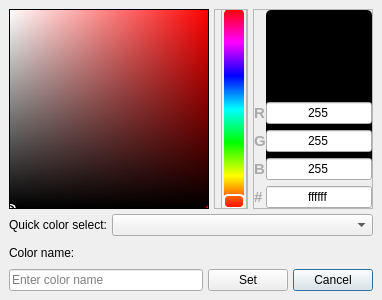
<?xml version="1.0" encoding="UTF-8"?>
<ui version="4.0">
 <class>ColorPicker</class>
 <widget class="QDialog" name="ColorPicker">
  <property name="windowModality">
   <enum>Qt::WindowModality::WindowModal</enum>
  </property>
  <property name="geometry">
   <rect>
    <x>0</x>
    <y>0</y>
    <width>382</width>
    <height>300</height>
   </rect>
  </property>
  <property name="sizePolicy">
   <sizepolicy hsizetype="Preferred" vsizetype="Preferred">
    <horstretch>0</horstretch>
    <verstretch>0</verstretch>
   </sizepolicy>
  </property>
  <property name="minimumSize">
   <size>
    <width>0</width>
    <height>0</height>
   </size>
  </property>
  <property name="maximumSize">
   <size>
    <width>382</width>
    <height>300</height>
   </size>
  </property>
  <property name="windowTitle">
   <string>Color Picker</string>
  </property>
  <property name="windowOpacity">
   <double>1.000000000000000</double>
  </property>
  <property name="styleSheet">
   <string notr="true"/>
  </property>
  <layout class="QHBoxLayout" name="horizontalLayout_2">
   <property name="spacing">
    <number>0</number>
   </property>
   <property name="leftMargin">
    <number>0</number>
   </property>
   <property name="topMargin">
    <number>0</number>
   </property>
   <property name="rightMargin">
    <number>0</number>
   </property>
   <property name="bottomMargin">
    <number>0</number>
   </property>
   <item>
    <widget class="QWidget" name="widget" native="true">
     <property name="styleSheet">
      <string notr="true"/>
     </property>
     <layout class="QVBoxLayout" name="verticalLayout_3">
      <property name="spacing">
       <number>9</number>
      </property>
      <property name="leftMargin">
       <number>9</number>
      </property>
      <property name="topMargin">
       <number>9</number>
      </property>
      <property name="rightMargin">
       <number>9</number>
      </property>
      <property name="bottomMargin">
       <number>9</number>
      </property>
      <item>
       <layout class="QVBoxLayout" name="verticalLayout">
        <item>
         <layout class="QHBoxLayout" name="horizontalLayout">
          <item>
           <widget class="QFrame" name="color_view">
            <property name="minimumSize">
             <size>
              <width>200</width>
              <height>200</height>
             </size>
            </property>
            <property name="maximumSize">
             <size>
              <width>5000</width>
              <height>5000</height>
             </size>
            </property>
            <property name="styleSheet">
             <string notr="true">/* ALL CHANGES HERE WILL BE OVERWRITTEN */;
background-color: qlineargradient(x1:1, x2:0, stop:0 hsl(0%,100%,50%), stop:1 rgba(255, 255, 255, 255));

</string>
            </property>
            <property name="frameShape">
             <enum>QFrame::Shape::StyledPanel</enum>
            </property>
            <property name="frameShadow">
             <enum>QFrame::Shadow::Raised</enum>
            </property>
            <layout class="QVBoxLayout" name="verticalLayout_2">
             <property name="spacing">
              <number>0</number>
             </property>
             <property name="leftMargin">
              <number>0</number>
             </property>
             <property name="topMargin">
              <number>0</number>
             </property>
             <property name="rightMargin">
              <number>0</number>
             </property>
             <property name="bottomMargin">
              <number>0</number>
             </property>
             <item>
              <widget class="QFrame" name="black_overlay">
               <property name="styleSheet">
                <string notr="true">background-color: qlineargradient(spread:pad, x1:0, y1:0, x2:0, y2:1, stop:0 rgba(0, 0, 0, 0), stop:1 rgba(0, 0, 0, 255));
border-radius: 4px;

</string>
               </property>
               <property name="frameShape">
                <enum>QFrame::Shape::StyledPanel</enum>
               </property>
               <property name="frameShadow">
                <enum>QFrame::Shadow::Raised</enum>
               </property>
               <widget class="QFrame" name="selector">
                <property name="geometry">
                 <rect>
                  <x>-6</x>
                  <y>194</y>
                  <width>12</width>
                  <height>12</height>
                 </rect>
                </property>
                <property name="minimumSize">
                 <size>
                  <width>12</width>
                  <height>12</height>
                 </size>
                </property>
                <property name="maximumSize">
                 <size>
                  <width>12</width>
                  <height>12</height>
                 </size>
                </property>
                <property name="styleSheet">
                 <string notr="true">background-color:none;
border: 2px solid white;
border-radius: 5px;</string>
                </property>
                <property name="frameShape">
                 <enum>QFrame::Shape::StyledPanel</enum>
                </property>
                <property name="frameShadow">
                 <enum>QFrame::Shadow::Raised</enum>
                </property>
                <widget class="QLabel" name="black_ring">
                 <property name="geometry">
                  <rect>
                   <x>1</x>
                   <y>1</y>
                   <width>10</width>
                   <height>10</height>
                  </rect>
                 </property>
                 <property name="minimumSize">
                  <size>
                   <width>10</width>
                   <height>10</height>
                  </size>
                 </property>
                 <property name="maximumSize">
                  <size>
                   <width>10</width>
                   <height>10</height>
                  </size>
                 </property>
                 <property name="baseSize">
                  <size>
                   <width>10</width>
                   <height>10</height>
                  </size>
                 </property>
                 <property name="styleSheet">
                  <string notr="true">background-color: none;
border: 1px solid black;
border-radius: 5px;</string>
                 </property>
                 <property name="text">
                  <string/>
                 </property>
                </widget>
               </widget>
              </widget>
             </item>
            </layout>
           </widget>
          </item>
          <item>
           <widget class="QFrame" name="hue_frame">
            <property name="minimumSize">
             <size>
              <width>30</width>
              <height>0</height>
             </size>
            </property>
            <property name="styleSheet">
             <string notr="true">QLabel{
	border-radius: 5px;
}</string>
            </property>
            <property name="frameShape">
             <enum>QFrame::Shape::StyledPanel</enum>
            </property>
            <property name="frameShadow">
             <enum>QFrame::Shadow::Raised</enum>
            </property>
            <widget class="QFrame" name="hue_bg">
             <property name="geometry">
              <rect>
               <x>10</x>
               <y>0</y>
               <width>20</width>
               <height>200</height>
              </rect>
             </property>
             <property name="minimumSize">
              <size>
               <width>20</width>
               <height>200</height>
              </size>
             </property>
             <property name="styleSheet">
              <string notr="true">background-color: qlineargradient(spread:pad, x1:0, y1:1, x2:0, y2:0, stop:0 rgba(255, 0, 0, 255), stop:0.166 rgba(255, 255, 0, 255), stop:0.333 rgba(0, 255, 0, 255), stop:0.5 rgba(0, 255, 255, 255), stop:0.666 rgba(0, 0, 255, 255), stop:0.833 rgba(255, 0, 255, 255), stop:1 rgba(255, 0, 0, 255));
border-radius: 5px;</string>
             </property>
             <property name="frameShape">
              <enum>QFrame::Shape::StyledPanel</enum>
             </property>
             <property name="frameShadow">
              <enum>QFrame::Shadow::Raised</enum>
             </property>
            </widget>
            <widget class="QLabel" name="hue_selector">
             <property name="geometry">
              <rect>
               <x>9</x>
               <y>185</y>
               <width>22</width>
               <height>15</height>
              </rect>
             </property>
             <property name="minimumSize">
              <size>
               <width>20</width>
               <height>0</height>
              </size>
             </property>
             <property name="styleSheet">
              <string notr="true">background-color: transparent;
border: 2px solid white;</string>
             </property>
             <property name="text">
              <string/>
             </property>
            </widget>
            <widget class="QFrame" name="hue">
             <property name="geometry">
              <rect>
               <x>7</x>
               <y>0</y>
               <width>26</width>
               <height>200</height>
              </rect>
             </property>
             <property name="minimumSize">
              <size>
               <width>20</width>
               <height>200</height>
              </size>
             </property>
             <property name="toolTipDuration">
              <number>-1</number>
             </property>
             <property name="styleSheet">
              <string notr="true"/>
             </property>
             <property name="frameShape">
              <enum>QFrame::Shape::StyledPanel</enum>
             </property>
             <property name="frameShadow">
              <enum>QFrame::Shadow::Raised</enum>
             </property>
            </widget>
           </widget>
          </item>
          <item>
           <widget class="QFrame" name="editfields">
            <property name="minimumSize">
             <size>
              <width>120</width>
              <height>200</height>
             </size>
            </property>
            <property name="maximumSize">
             <size>
              <width>120</width>
              <height>200</height>
             </size>
            </property>
            <property name="styleSheet">
             <string notr="true">QLabel{
	font-family: Segoe UI;
font-weight: bold;
	font-size: 11pt;
	color: #aaaaaa;
	border-radius: 5px;
}
</string>
            </property>
            <property name="frameShape">
             <enum>QFrame::Shape::StyledPanel</enum>
            </property>
            <property name="frameShadow">
             <enum>QFrame::Shadow::Raised</enum>
            </property>
            <layout class="QFormLayout" name="formLayout">
             <property name="horizontalSpacing">
              <number>0</number>
             </property>
             <property name="verticalSpacing">
              <number>6</number>
             </property>
             <property name="leftMargin">
              <number>0</number>
             </property>
             <property name="topMargin">
              <number>0</number>
             </property>
             <property name="rightMargin">
              <number>0</number>
             </property>
             <property name="bottomMargin">
              <number>0</number>
             </property>
             <item row="0" column="1">
              <widget class="QLabel" name="color_vis">
               <property name="minimumSize">
                <size>
                 <width>0</width>
                 <height>155</height>
                </size>
               </property>
               <property name="maximumSize">
                <size>
                 <width>16777215</width>
                 <height>155</height>
                </size>
               </property>
               <property name="styleSheet">
                <string notr="true">/* ALL CHANGES HERE WILL BE OVERWRITTEN */;
background-color: #000;
</string>
               </property>
               <property name="text">
                <string/>
               </property>
              </widget>
             </item>
             <item row="1" column="0">
              <widget class="QLabel" name="lbl_red">
               <property name="text">
                <string>R</string>
               </property>
               <property name="buddy">
                <cstring>red</cstring>
               </property>
              </widget>
             </item>
             <item row="1" column="1">
              <widget class="QLineEdit" name="red">
               <property name="text">
                <string>255</string>
               </property>
               <property name="alignment">
                <set>Qt::AlignmentFlag::AlignCenter</set>
               </property>
               <property name="clearButtonEnabled">
                <bool>false</bool>
               </property>
              </widget>
             </item>
             <item row="2" column="0">
              <widget class="QLabel" name="lbl_green">
               <property name="text">
                <string>G</string>
               </property>
               <property name="buddy">
                <cstring>green</cstring>
               </property>
              </widget>
             </item>
             <item row="2" column="1">
              <widget class="QLineEdit" name="green">
               <property name="text">
                <string>255</string>
               </property>
               <property name="alignment">
                <set>Qt::AlignmentFlag::AlignCenter</set>
               </property>
              </widget>
             </item>
             <item row="3" column="0">
              <widget class="QLabel" name="lbl_blue">
               <property name="text">
                <string>B</string>
               </property>
               <property name="buddy">
                <cstring>blue</cstring>
               </property>
              </widget>
             </item>
             <item row="3" column="1">
              <widget class="QLineEdit" name="blue">
               <property name="text">
                <string>255</string>
               </property>
               <property name="alignment">
                <set>Qt::AlignmentFlag::AlignCenter</set>
               </property>
              </widget>
             </item>
             <item row="4" column="0">
              <widget class="QLabel" name="lbl_hex">
               <property name="styleSheet">
                <string notr="true"/>
               </property>
               <property name="text">
                <string>#</string>
               </property>
               <property name="alignment">
                <set>Qt::AlignmentFlag::AlignLeading|Qt::AlignmentFlag::AlignLeft|Qt::AlignmentFlag::AlignVCenter</set>
               </property>
               <property name="buddy">
                <cstring>blue</cstring>
               </property>
              </widget>
             </item>
             <item row="4" column="1">
              <widget class="QLineEdit" name="hex">
               <property name="text">
                <string>ffffff</string>
               </property>
               <property name="alignment">
                <set>Qt::AlignmentFlag::AlignCenter</set>
               </property>
               <property name="dragEnabled">
                <bool>false</bool>
               </property>
               <property name="readOnly">
                <bool>false</bool>
               </property>
              </widget>
             </item>
            </layout>
           </widget>
          </item>
         </layout>
        </item>
        <item>
         <layout class="QHBoxLayout" name="horizontalLayout_4" stretch="0,1">
          <item>
           <widget class="QLabel" name="label_2">
            <property name="text">
             <string>Quick color select:</string>
            </property>
            <property name="buddy">
             <cstring>comboBox_colors_ral</cstring>
            </property>
           </widget>
          </item>
          <item>
           <widget class="QComboBox" name="comboBox_colors_ral"/>
          </item>
         </layout>
        </item>
        <item>
         <widget class="QLabel" name="label">
          <property name="text">
           <string>Color name:</string>
          </property>
          <property name="buddy">
           <cstring>lineEdit_color_name</cstring>
          </property>
         </widget>
        </item>
        <item>
         <layout class="QHBoxLayout" name="horizontalLayout_3" stretch="1,0,0">
          <item>
           <widget class="QLineEdit" name="lineEdit_color_name">
            <property name="placeholderText">
             <string>Enter color name</string>
            </property>
            <property name="clearButtonEnabled">
             <bool>true</bool>
            </property>
           </widget>
          </item>
          <item>
           <widget class="QPushButton" name="pushButton_set_color">
            <property name="minimumSize">
             <size>
              <width>30</width>
              <height>0</height>
             </size>
            </property>
            <property name="maximumSize">
             <size>
              <width>16777215</width>
              <height>16777215</height>
             </size>
            </property>
            <property name="text">
             <string>Set</string>
            </property>
            <property name="autoDefault">
             <bool>false</bool>
            </property>
            <property name="default">
             <bool>true</bool>
            </property>
           </widget>
          </item>
          <item>
           <widget class="QPushButton" name="pushButton_cancel">
            <property name="minimumSize">
             <size>
              <width>0</width>
              <height>0</height>
             </size>
            </property>
            <property name="maximumSize">
             <size>
              <width>16777215</width>
              <height>16777215</height>
             </size>
            </property>
            <property name="text">
             <string>Cancel</string>
            </property>
            <property name="autoDefault">
             <bool>false</bool>
            </property>
            <property name="default">
             <bool>true</bool>
            </property>
           </widget>
          </item>
         </layout>
        </item>
       </layout>
      </item>
     </layout>
    </widget>
   </item>
  </layout>
 </widget>
 <layoutdefault spacing="5" margin="10"/>
 <tabstops>
  <tabstop>pushButton_set_color</tabstop>
  <tabstop>pushButton_cancel</tabstop>
  <tabstop>red</tabstop>
  <tabstop>green</tabstop>
  <tabstop>blue</tabstop>
  <tabstop>lineEdit_color_name</tabstop>
  <tabstop>hex</tabstop>
 </tabstops>
 <resources/>
 <connections>
  <connection>
   <sender>pushButton_set_color</sender>
   <signal>clicked()</signal>
   <receiver>ColorPicker</receiver>
   <slot>accept()</slot>
   <hints>
    <hint type="sourcelabel">
     <x>355</x>
     <y>259</y>
    </hint>
    <hint type="destinationlabel">
     <x>190</x>
     <y>140</y>
    </hint>
   </hints>
  </connection>
  <connection>
   <sender>pushButton_cancel</sender>
   <signal>clicked()</signal>
   <receiver>ColorPicker</receiver>
   <slot>reject()</slot>
   <hints>
    <hint type="sourcelabel">
     <x>333</x>
     <y>259</y>
    </hint>
    <hint type="destinationlabel">
     <x>190</x>
     <y>140</y>
    </hint>
   </hints>
  </connection>
 </connections>
</ui>
